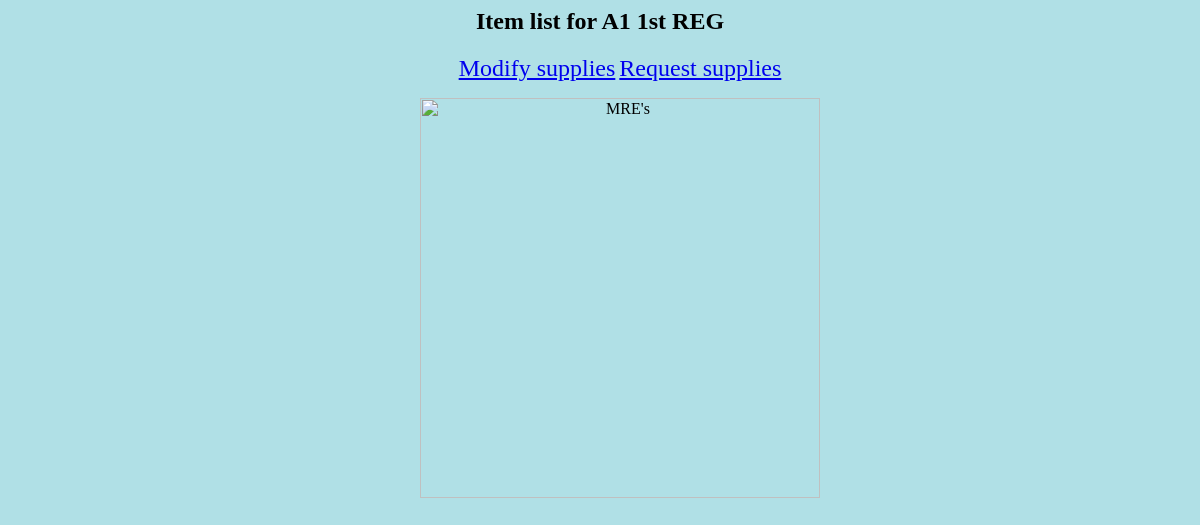
Before: /supply/company/1/ with the older database file.
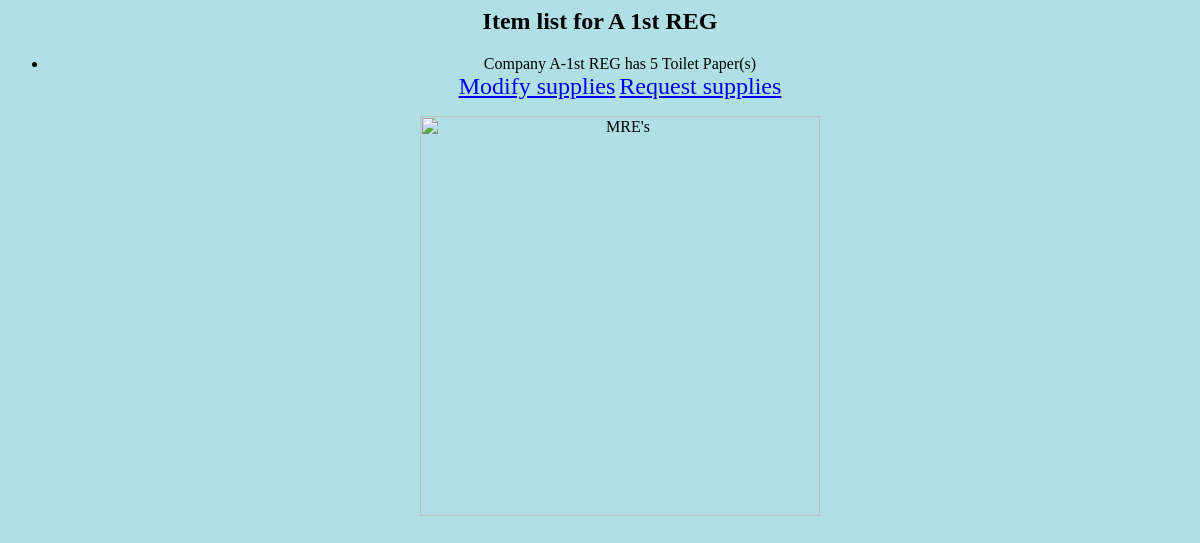
After: the same page with the newer database file.
### cadettracker/models.py (models this page shows)
class Company(models.Model):
    CompanyName = models.CharField(max_length=2) #A, B, C, etc.
    regiment = models.ForeignKey(Regiment, on_delete=models.CASCADE) #1,2,3,4
    LocationID = models.ForeignKey(Location, on_delete=models.CASCADE) #Buffalos, Greeks.
    def __str__(self):
        return (str(self.CompanyName) + '-' + str(self.regiment))

class Regiment(models.Model):
    RegNum = models.IntegerField()
    RegSupplyLocation = models.ForeignKey(Location, on_delete=models.CASCADE)
    def __str__(self):
        if self.RegNum == 1:
            return "1st REG"
        elif self.RegNum == 2:
            return "2nd REG"
        elif self.RegNum == 3:
            return "3rd REG"
        elif self.RegNum == 4:
            return "4th REG"

class CompanyHasSupply(models.Model):
    Item = models.ForeignKey(Supply, on_delete=models.CASCADE) #A, B, C, etc.
    NumAvailable = models.IntegerField() #Alpha, Bravo, Charlie etc.
    CompanyLabel = models.ForeignKey(Company, on_delete=models.CASCADE) #1,2,3,4
    Location = models.ForeignKey(Location, on_delete=models.CASCADE) #Go Buffs!  Go Greeks, etc.
    def __str__(self):
        return ("Company " + str(self.CompanyLabel) + " has " + str(self.NumAvailable) + " " + str(self.Item) + "(s)")

class Supply(models.Model):
    item = models.CharField(max_length=50)
    def __str__(self):
        return (str(self.item))

### cadettracker/views.py (the view)
# urls.py: path('company/<company_id>/', views.company, name='company'),
def company(request,company_id):
    Co = Company.objects.get(pk=company_id)
    template = loader.get_template('cadettracker/company.html')
    context = {
        'Co' : Co,
    }
    return HttpResponse(template.render(context,
                                        request))

### cadettracker/templates/cadettracker/company.html (shortened to what this page needs)
<body style="background-color:powderblue;">
<h2 style = "text-align:center;">Item list for {{ Co.CompanyName }} {{ Co.regiment }}</h2>
{% if Co %}
<ul style = "text-align:center;">
{% for item in Co.companyhassupply_set.all %}
  <li style = "text-align:center;">{{ item }} </li>
{% endfor %}
<a class = "drowpdown-item" style = "font-size:150%;" href="{% url 'cadettracker:modifysupplies' Co.pk %}">Modify supplies</a>
<a class = "drowpdown-item" style = "font-size:150%;" href="{% url 'cadettracker:requestsupplies' Co.pk %}">Request supplies</a>
</ul>
<ul style = "text-align:center;">
<img align="center" src="https://preparednessmama.com/wp-content/uploads/2019/02/mre-boxes.jpg" alt="MRE's" width="400" height="400" >
</ul>
{% else %}
<p>No suppliessssssss in database</p>
{% endif %}
</body>

Changed rows visible on the page:
changed Company "1st REG": CompanyName "A1" → "A"
added CompanyHasSupply: CompanyLabel+NumAvailable+Item "Company A-1st REG has 5 Toilet Paper(s)"
